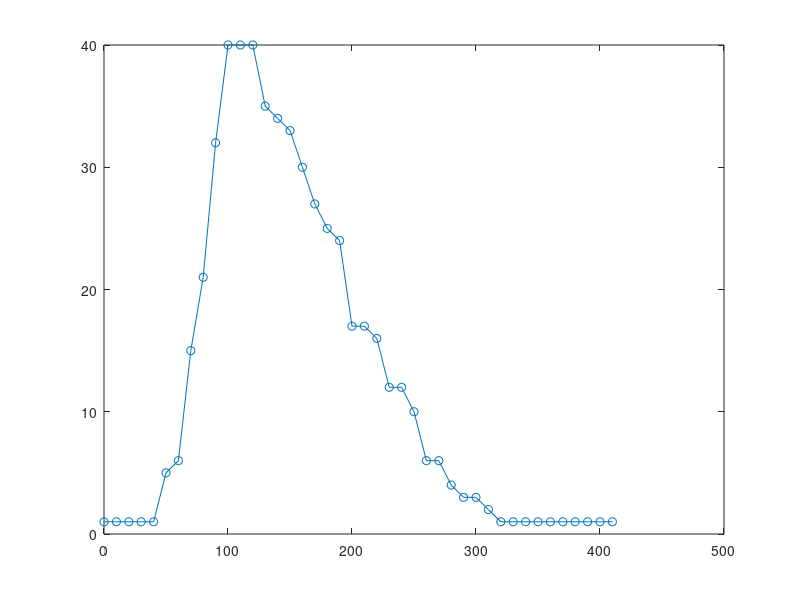

The MATLAB script that drew this image: (Note: this script raises an error after producing the figure.)
%clean all; 
close all;
clc;

% angle_ana = [85,78,71,64,56,46,28,17,17,16 ...
%         16,16,16,15,15,15,15,15,15,15];
%     
% %%%%%%%%%%%%%%%%%%%%%%%%%%%%%%%%%%%%%%%%%%%%%%%%%%%%%%%%%%%%
% % parameters library                                       %
% %%%%%%%%%%%%%%%%%%%%%%%%%%%%%%%%%%%%%%%%%%%%%%%%%%%%%%%%%%%%
% 
% % alpha beta gamma
% alpha = 0.3; % suburban 0.1 Urban 0.3 Dense Urban 0.5
% beta = 500; % suburban 750 Urban 500 Dense Urban 300
% gamma = 15; % suburban 8 Urban 15 Dense Urban 20
% 
% 
% 
% C_a = [9.34e-01 2.30e-01 -2.25e-03 1.86e-05; ...,
%        1.97e-02 2.44e-03 6.58e-06, 0; ...,
%        -1.24e-04 -3.34e-06 0 0; ...
%        2.73e-07 0 0 0];     
% C_b = [1.17e-00 -7.56e-02 1.98e-03 -1.78e-05; ...
%        -5.79e-03 1.81e-04 -1.65e-06 0; ...
%        1.73e-05 -2.02e-07 0 0; ...
%        -2.00e-08 0 0 0];
% alpha_0 = 3.5;
% alpha_pi = 2;
% kappa_0 = 10^(0.1*5);
% kappa_pi = 10^(0.1*15);
% a1 = alpha_pi - alpha_0;
% b1 = alpha_0;
% sum_a2=0;
% sum_b2=0;
% for j=1:1:4
%     for i=1:1:4
%         sum_a2 = C_a(i,j) * (alpha*beta)^(i-1)*gamma^(j-1)+sum_a2;
%     end
% end
% for j=1:1:4
%     for i=1:1:4
%         sum_b2 = C_b(i,j) * (alpha*beta)^(i-1)*gamma^(j-1)+sum_b2;
%     end
% end
% a2 = sum_a2;
% b2 = sum_b2;
% a3 = kappa_0;
% b3 = 2/pi*log(kappa_pi/kappa_0);
% 
% 
% 
% alpha_p = 0.5;
% eta = 0.9;
% %h = 500;
% %r = 1;
% R = 1;
% %h = 1:1:4000;
% %Radious = h./tan(rad_theta);
% kappa = 1.3;
% Power= 20;
% Pn = -150;
% %m = 3;
% 
% p0 = 10.^(-3)*10.^(0.1*Power);
% pn = 10.^(-3)*10.^(0.1*Pn);    
%     
Radious = 0:10:410;
% r_op = zeros(1,length(Radious));
% 
% 
% 
%     
% for rIndex = 1:length(Radious)
%     outage_min = 1;
%     %for Radious=1:1:3000
%     for rad_theta=pi/180:pi/180:pi*89/180
%         counter=0;
%     %rad_theta = pi*73/180;
%         d=0;
%         for a=1:100000;
%             %rad_theta = atan(h(hlength)/Radious);
%             
%             %rician factor
%             V = a3 * exp(b3*rad_theta);
%            
%             V1 = a3 * b3 * exp(b3*rad_theta);
%             
% 
%             %pathloss
%             m = a1*1./(1+a2*exp(-b2*rad_theta))+b1;
%             m1 = a1*a2*b2*exp(-b2*rad_theta)./(1+a2*exp(-b2*rad_theta)).^2;
%             L= (2^(R/(1-alpha))-1)/kappa/eta*(1-alpha)/alpha*pn/p0;
%            
%             %channel fading coefficient
%             g = ricernd(sqrt(V/(V+1)),sqrt(1/(V+1)/2));
%             h = ricernd(sqrt(V/(V+1)),sqrt(1/(V+1)/2));
%             if (g*h) < sqrt(L*(Radious(rIndex)/cos(rad_theta))^(2*m))
%                    counter = counter+1;            
%             end
%         end        
%     outage = counter/100000;
%     if outage < outage_min
%         r_min = rad_theta*180/pi
%         outage_min = outage
%     end        
%     end
%     r_op(rIndex) = r_min
% end

r_op=[1,1,1,1,1,5,6,15,21,32,40,40,40,35,34,33,30,27,25,24,17,17,16,12,12,10,6,6,4,3,3,2,1,1,1,1,1,1,1,1,1,1];


p1=plot(Radious,r_op,'-o');
ax = gca;
ax.FontSize = 16;
ax.XLim = [0,400];
ax.YLim = [0,50];
grid on
p1.Color = 'Red';
p1.LineWidth =2;
xlabel('r_{max}[m]','FontSize',16);
ylabel('Optimum Angle [degree]','FontSize',16);
